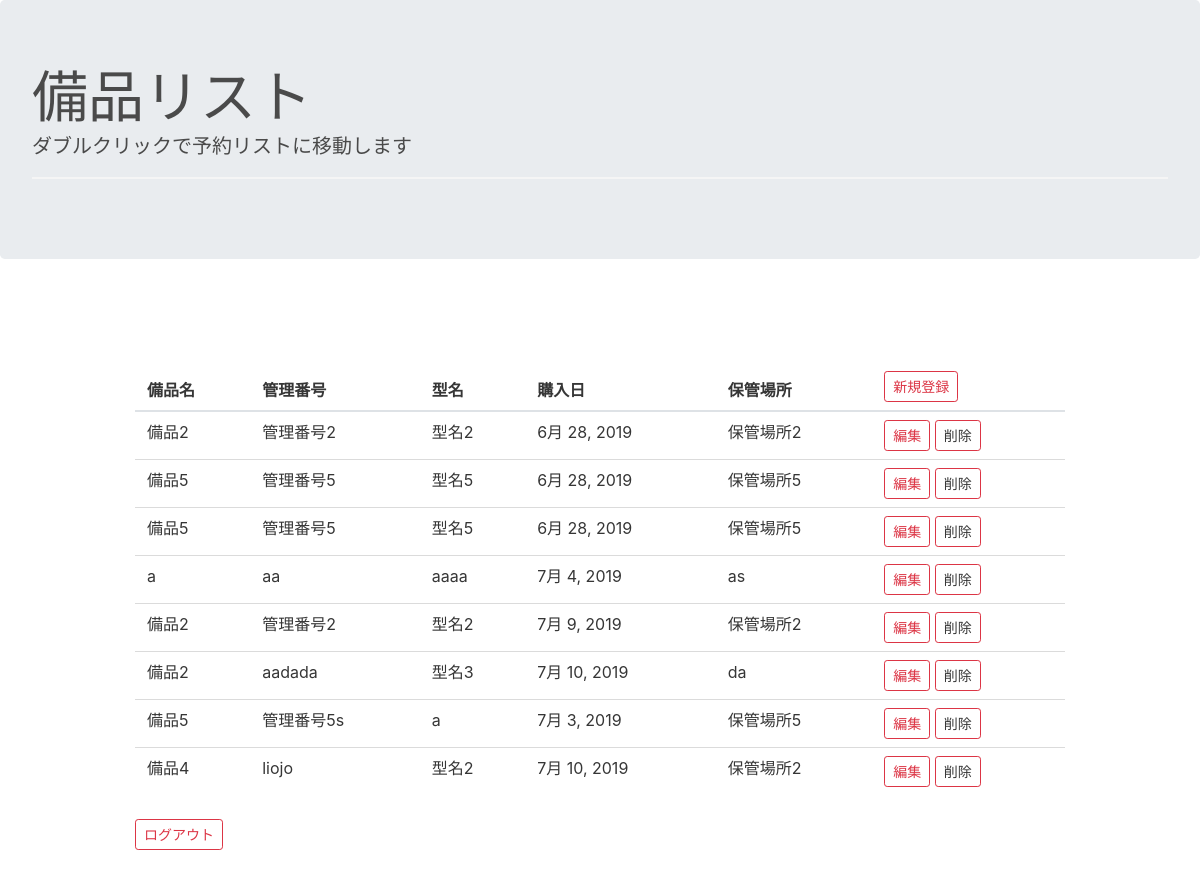
/assetlist/, run on the app's committed database.
### Assetapp/models.py (models this page shows, shortened)
class Assetlist(models.Model):
    assetname=models.CharField(max_length=50)
    controlno=models.CharField(max_length=50)
    modelno=models.CharField(max_length=50)
    boughtdate=models.DateField()
    stockplace=models.CharField(max_length=50)

### Assetapp/views.py (the view)
# urls.py: path('assetlist/', AssetList.as_view(), name='assetlist'),
class AssetList(ListView):
    context_object_name = 'lists'
    template_name = 'assetlist.html'
    model = Assetlist
    paginate_by = 20
    success_url = reverse_lazy('assetlist')

### templates/assetlist.html (shortened to what this page needs)
{% extends 'base.html' %}
{% block header %}
<div class="jumbotron">
  <h1 class="display-4">備品リスト</h1>
  <p class="lead">ダブルクリックで予約リストに移動します</p>
  <hr class="my-4">
</div>
{% endblock header %}
{% block content %}
<section class="section">
  <div class="container">
    <form method="post" action="">
      <table class="table table-hover">
        <thead>
          <tr>
            <th>備品名</th>
            <th>管理番号</th>
            <th>型名</th>
            　<th>購入日</th>
            <th>保管場所</th>
            <th><a href="{% url 'create' %}" class="btn btn-outline-danger btn-sm" 　align="right">新規登録</a></th>
          </tr>
        </thead>
        <tbody>
          {% for assetlist in object_list %}
          <tr>
            <td>{{ assetlist.assetname }}</td>
            <td>{{ assetlist.controlno }}</td>
            <td>{{ assetlist.modelno }}</td>
            <td>{{ assetlist.boughtdate }}</td>
            <td>{{ assetlist.stockplace }}</td>
            <td>
              <a href="{% url 'update' assetlist.pk %}" class="btn btn-outline-danger btn-sm" 　>編集</a>
              <a url="{% url 'delete' assetlist.pk %}" class="deletemodal-show btn btn-outline-danger btn-sm"
                data-toggle="modal" data-target="#deleteModal" pk="{{ assetlist.controlno }}">削除</a>
            </td>
          </tr>
          {% endfor %}
        </tbody>
      </table>
      <a href="{% url 'logout' %}" class="btn btn-outline-danger btn-sm" 　align="right">ログアウト</a>
  </div>
</section>
{% endblock content %}

### data on the page
Assetlist: assetname "備品2", controlno "管理番号2", modelno "型名2", boughtdate "6月 28, 2019", stockplace "保管場所2"
Assetlist: assetname "備品5", controlno "管理番号5", modelno "型名5", boughtdate "6月 28, 2019", stockplace "保管場所5"
Assetlist: assetname "備品5", controlno "管理番号5", modelno "型名5", boughtdate "6月 28, 2019", stockplace "保管場所5"
Assetlist: assetname "a", controlno "aa", modelno "aaaa", boughtdate "7月 4, 2019", stockplace "as"
Assetlist: assetname "備品2", controlno "管理番号2", modelno "型名2", boughtdate "7月 9, 2019", stockplace "保管場所2"
Assetlist: assetname "備品2", controlno "aadada", modelno "型名3", boughtdate "7月 10, 2019", stockplace "da"
Assetlist: assetname "備品5", controlno "管理番号5s", modelno "a", boughtdate "7月 3, 2019", stockplace "保管場所5"
Assetlist: assetname "備品4", controlno "liojo", modelno "型名2", boughtdate "7月 10, 2019", stockplace "保管場所2"
